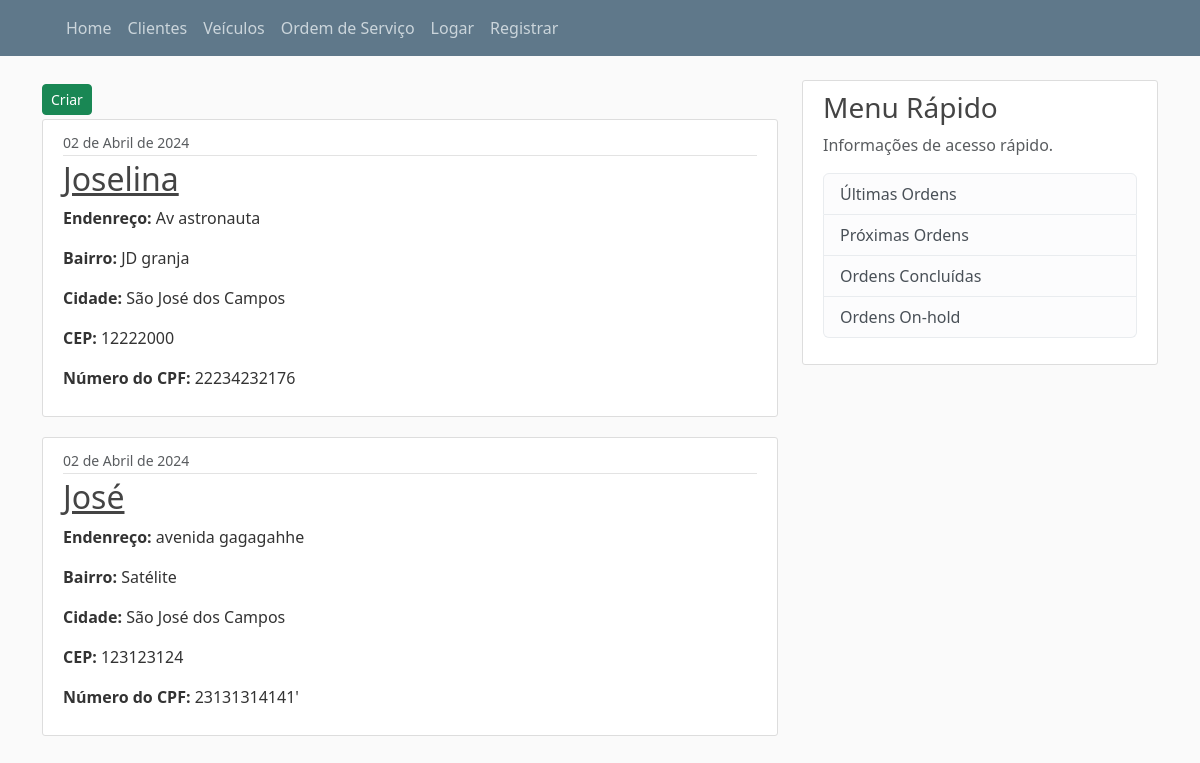
Before: /garage/clientes with the older database file.
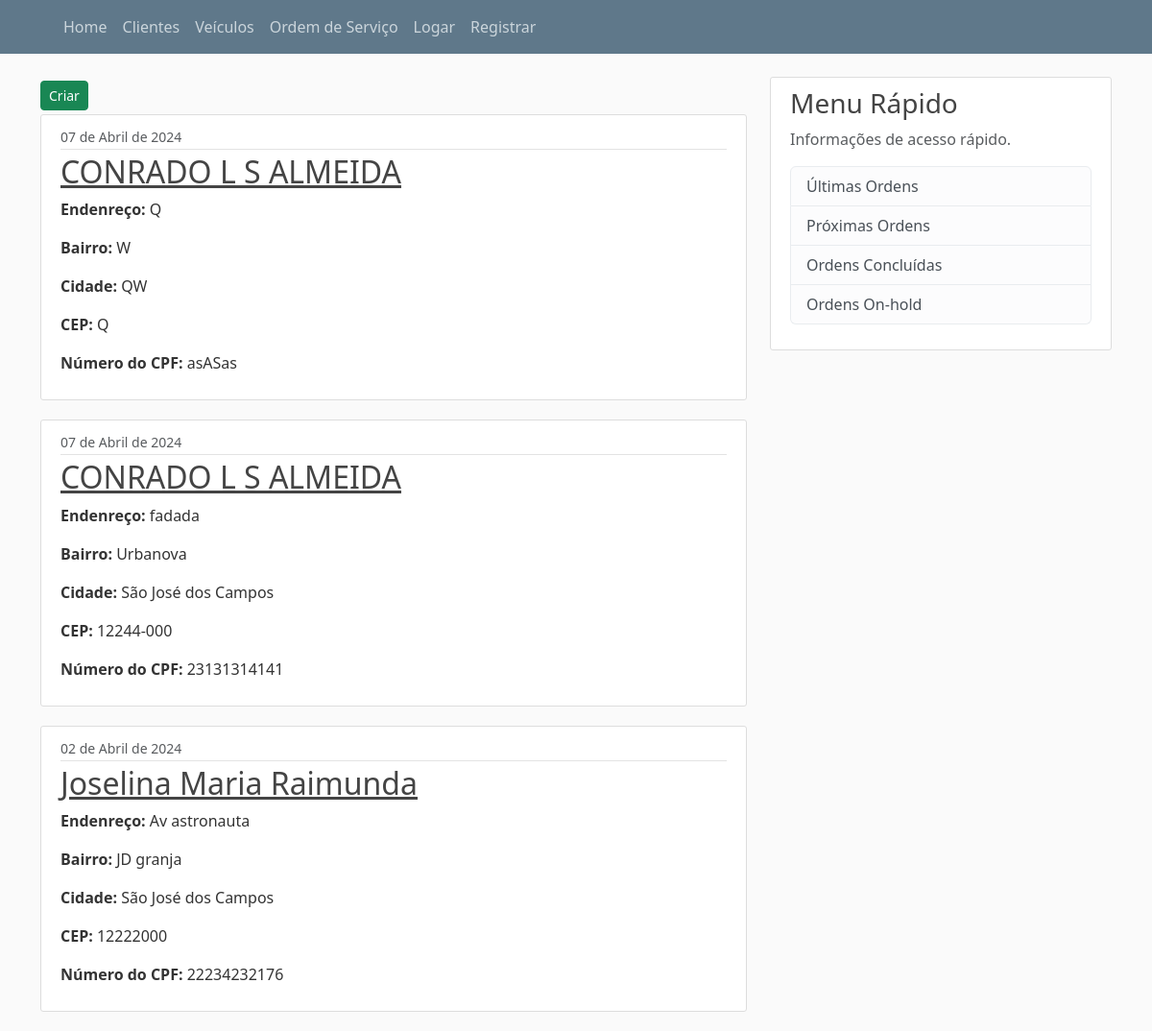
After: the same page with the newer database file.
### garage/models.py (models this page shows, shortened)
class Cliente(models.Model):
    nome = models.CharField(max_length=250)
    slug = models.SlugField(max_length=250)
    n_cpf = models.CharField(max_length=50)
    endereco = models.CharField(max_length=150)
    bairro = models.CharField(max_length=50)
    cidade = models.CharField(max_length=50)
    cep = models.CharField(max_length=9)
    data_criacao = models.DateTimeField(auto_now_add=True)
    email = models.CharField(max_length=100)
    autor = models.ForeignKey(User, on_delete=models.CASCADE)

### garage/views.py (the view)
# urls.py: path('clientes', ClienteListView.as_view(), name='client-view'),
class ClienteListView(ListView):
    model = Cliente
    template_name = 'garage/clientes/client_home.html'
    context_object_name = 'clientes'
    ordering = ['-data_criacao']

### templates/garage/clientes/client_home.html (shortened to what this page needs)
{% extends "garage/base.html" %}
{% block content %}
<div class="form-group">
  <a class="btn btn-success btn-sm mt-1 mb-1" href="{% url 'garage:client-create' %}">Criar</a>
</div>
{% for cliente in clientes %}
<article class="media content-section">
  <div class="media-body">
      <div class="article-metadata">
          <small class="text-muted">{{ cliente.data_criacao|date:"d " }} de {{ cliente.data_criacao|date:"F" }} de {{ cliente.data_criacao|date:"Y" }} </small>
      </div>
      <h2><a class="article-title" href="{% url 'garage:client-detail' cliente.id %}" >{{ cliente.nome }}</a></h2>
      <p class="classificacao"><strong>Endenreço:</strong> {{ cliente.endereco }}</p>
      <p class="classificacao"><strong>Bairro:</strong> {{ cliente.bairro }}</p>
      <p class="classificacao"><strong>Cidade:</strong> {{ cliente.cidade }}</p>
      <p class="classificacao"><strong>CEP:</strong> {{ cliente.cep }}</p>
      <p class="classificacao"><strong>Número do CPF:</strong> {{ cliente.n_cpf }}</p>
  </div>
</article>
{% endfor %}
{% endblock content %}

Changed rows visible on the page:
removed Cliente: data_criacao "02", data_criacao "Abril", data_criacao "2024", nome "José", endereco "avenida gagagahhe", bairro "Satélite", cidade "São José dos Campos", cep "123123124", n_cpf "23131314141'"
added Cliente: data_criacao "07", data_criacao "Abril", data_criacao "2024", nome "CONRADO L S ALMEIDA", endereco "Q", bairro "W", cidade "QW", cep "Q", n_cpf "asASas"
added Cliente: data_criacao "07", data_criacao "Abril", data_criacao "2024", nome "CONRADO L S ALMEIDA", endereco "fadada", bairro "Urbanova", cidade "São José dos Campos", cep "12244-000", n_cpf "23131314141"
changed Cliente "Av astronauta": nome "Joselina" → "Joselina Maria Raimunda"
